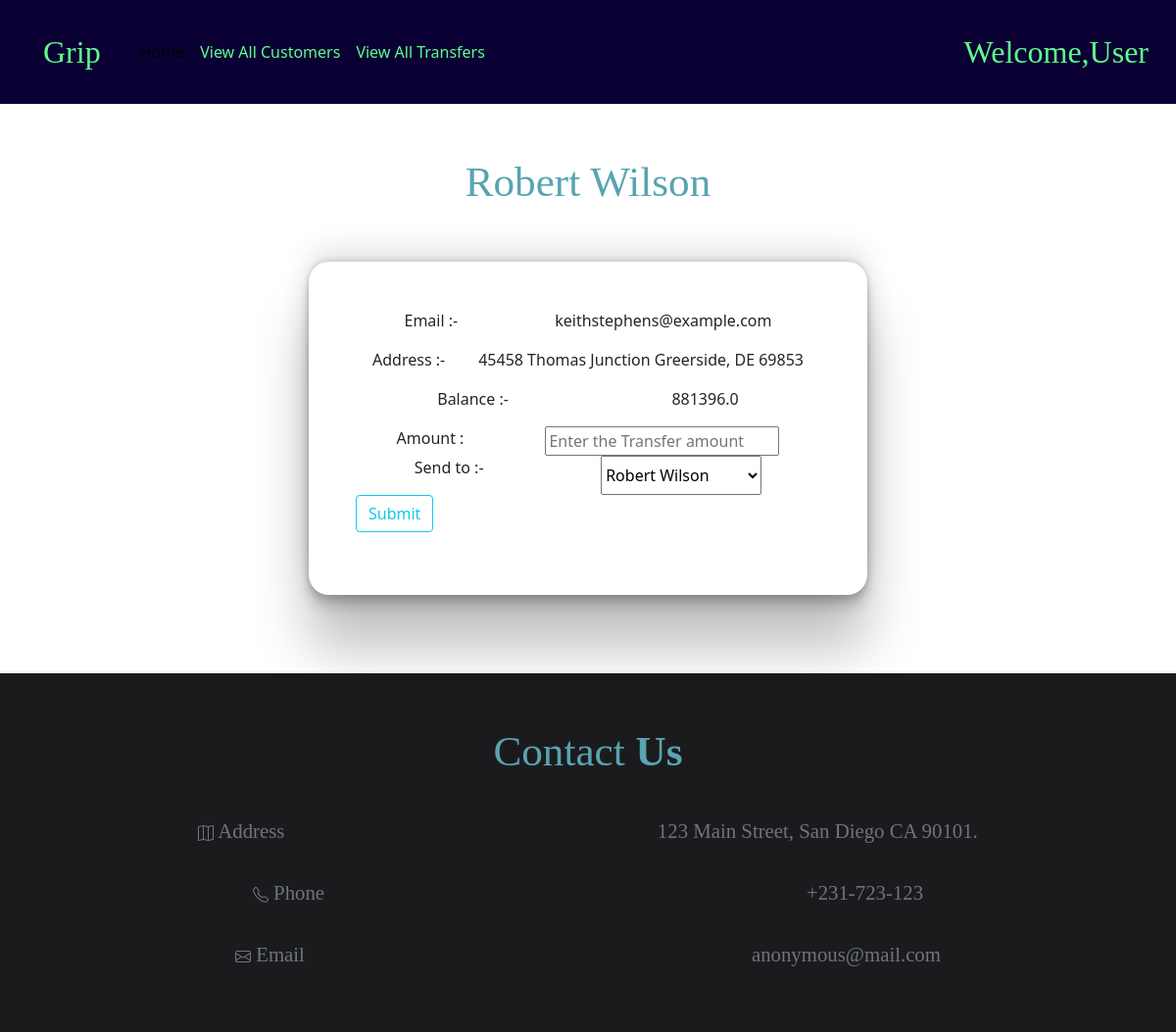
The app's page /transfer/1/ with its own data.
### bank_site/models.py (models this page shows)
class customers(models.Model):
    name = models.CharField(max_length=225)
    email = models.EmailField()
    address = models.TextField()
    balance = models.FloatField()

### bank_site/views.py (the view, shortened to what this page needs)
# urls.py: path('transfer/<int:pk>/',views.transfer,name="transfer"),
def transfer(request,pk):
    user = get_object_or_404(customers,pk=pk)
    cont = customers.objects.all()
    return render(request,'view_one.html',context={'customers':cont,'user':user})

### bank_site/templates/view_one.html (shortened to what this page needs)
<!DOCTYPE>
{% load static %}
<html>
    <head>
        <link href="https://cdn.jsdelivr.net/npm/bootstrap@5.1.3/dist/css/bootstrap.min.css" rel="stylesheet">
        <link rel="stylesheet" href="{% static 'css/view_all_css.css' %}">
    </head>
    <body>
        <nav class="navbar navbar-expand-lg navbar-light nav-bg-color nav-edit">
            <div class="container-fluid">
                <a class="navbar-brand nav-brand m-3 px-3" href="#">Grip</a>
                <div class="collapse navbar-collapse" id="na">
                    <div class="navbar-nav">
                      <a class="nav-link active" aria-current="page" href="#">Home</a>
                      <a class="nav-link nav-text-color" href="{% url 'bank_site:view_all' %}">View All Customers</a>
                        <a class="nav-link nav-text-color" href="{% url 'bank_site:all_transfers' %}">View All Transfers</a>
                    </div>
                </div>
                <div class="d-flex justify-content-end">
                    <a class="nav-link nav-brand" href="#">Welcome,User</a>
                </div>
            </div>
        </nav>
        <div class="container py-5">
            <div class="text-center">
                <p class="main-font">{{ user.name }}</p>
            </div>
            <div class="row d-flex justify-content-center">
                    <div class="view-all p-5">
                        <div class="d-flex justify-content-around">
                            <p>Email :- </p>
                            <p>{{ user.email }}</p>
                        </div>
                        <div class="d-flex justify-content-around">
                            <p>Address :- </p>
                            <p>{{ user.address }}</p>
                        </div>
                        <div class="d-flex justify-content-around">
                            <p>Balance :- </p>
                            <p>{{ user.balance }}</p>
                        </div>
                        <form method="POST">
                            <div class="d-flex justify-content-around">
                            <label for="amount">Amount :</label>
                            <input type="text" name="amount" placeholder="Enter the Transfer amount">
                        </div>
                        <div class="d-flex justify-content-around">
                            <p>Send to :- </p>
                            <select name="reciver">
                                {% for i in customers %}
                                  {% if i != user.name %}
                                     <option value="{{ i.id }}">{{ i.name }}</option>
                                  {% endif %}
                                {% endfor %}
                            </select>
                        </div>
                            <input type="submit" class="btn btn-outline-info" value="Submit">
                        </form>
                    </div>
            </div>
        </div>
        <div class="container-fluid py-5 footer-background">
            <div class="text-center">
                <p class="main-font">Contact <strong>Us</strong></p>
            </div>
            <div class="row">
                <div class="col">
                    <div class="d-flex justify-content-around text-muted pt-3">
                        <p class="sub-font">
                            Address
                        </p>
                        <p class="sub-font">
                            123 Main Street, San Diego CA 90101.
                        </p>
                    </div>
                    <div class="d-flex justify-content-around text-muted pt-3">
                        <p class="sub-font">
                            Phone
                        </p>
                        <p class="sub-font">
                            +231-723-123
                        </p>
                    </div>
                    <div class="d-flex justify-content-around text-muted pt-3">
                        <p class="sub-font">
                            Email
                        </p>
                        <p class="sub-font">
                            anonymous@mail.com
                        </p>
                    </div>
                </div>
            </div>
        </div>
    </body>
</html>

### static/css/view_all_css.css (style rules this page uses)
.view-all { background-color: #fff; box-shadow: rgba(0, 0, 0, 0.25) 0px 54px 55px, rgba(0, 0, 0, 0.12) 0px -12px 30px, rgba(0, 0, 0, 0.12) 0px 4px 6px, rgba(0, 0, 0, 0.17) 0px 12px 13px, rgba(0, 0, 0, 0.09) 0px -3px 5px; height: 50%; width: 50%; display: block; padding: 1em; margin: 2em; border-radius: 1.3rem; }
.main-font { font-family: 'Lobster', cursive; font-size: 2.7rem; color: #58A4B0; }
.sub-font { font-family: 'Dancing Script', cursive; font-size: 1.3rem; }
.nav-bg-color { background-color: #0B0033; }
.nav-brand { color: #5EFC8D !important; font-family: 'Lobster', cursive; font-size: 2rem; }
.nav-text-color { color: #5EFC8D !important; }
.footer-background { background-color: #1B1B1E; }

### records on screen
customers: name "Robert Wilson", email "keithstephens@example.com", address "45458 Thomas Junction Greerside, DE 69853", balance "881396.0"

### other values on screen
form field reciver "Robert Wilson"
